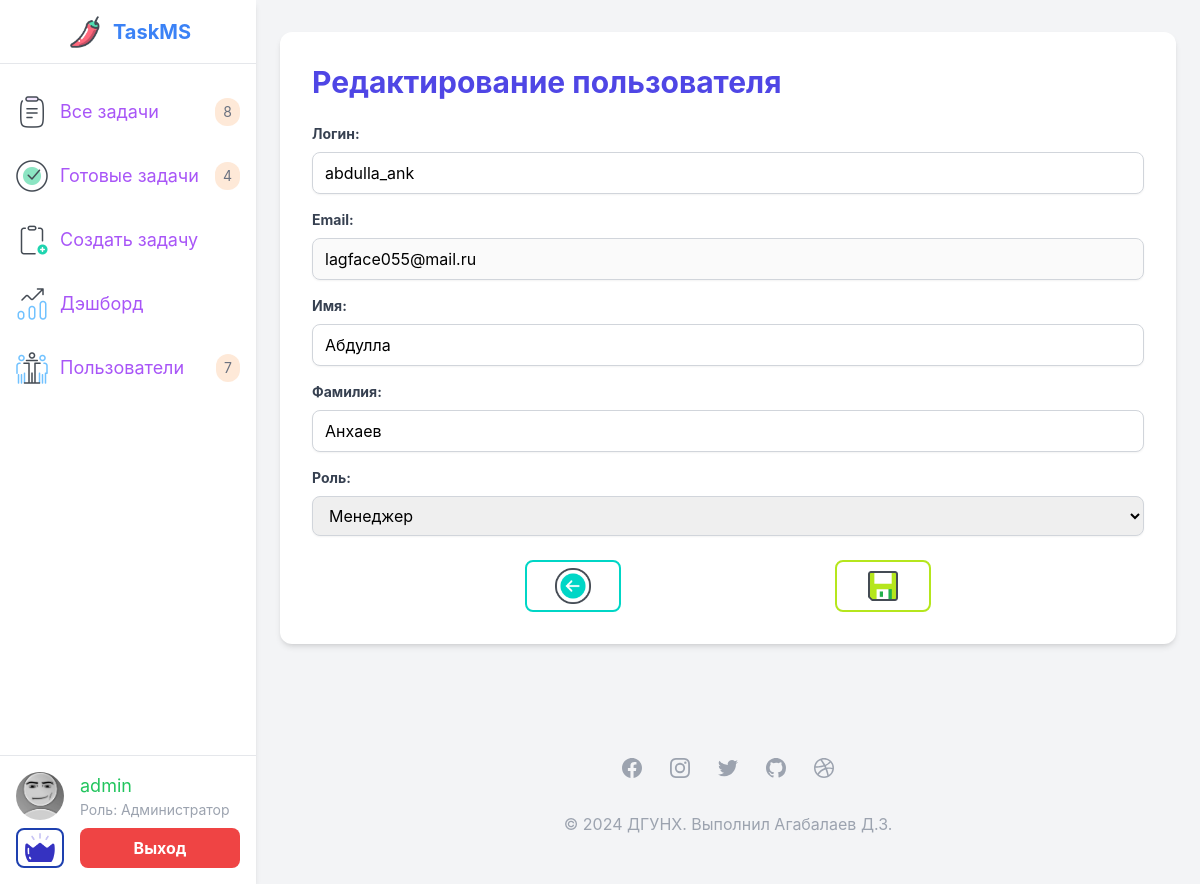
Screenshot of /authentication/users/8/edit/ (signed in) with the database file from the repository.
### authentication/models.py (models this page shows, shortened)
class User(AbstractUser):
    class Role(models.TextChoices):
        ADMIN = 'admin', 'Администратор'
        MANAGER = 'manager', 'Менеджер'
        WORKER = 'worker', 'Исполнитель'
        READER = 'reader', 'Читатель'
    role = models.CharField("Роль",
                            max_length=15,
                            choices=Role.choices,
                            default=Role.READER)
    first_name = models.CharField("Имя", max_length=150, blank=True)
    last_name = models.CharField("Фамилия", max_length=150, blank=True)
    email = models.EmailField(unique=True)
    photo = models.ImageField("Фото", null=True, blank=True)
    def photo_exists(self):
        if self.photo:
            return os.path.isfile(os.path.join(settings.MEDIA_ROOT, self.photo.name))
        return False

### authentication/views.py (the view, shortened to what this page needs)
# urls.py: path("users/<int:pk>/edit/", views.UserUpdateView.as_view(), name="user_update"),
@method_decorator([login_required, role_required(allowed_roles=["admin"])], name="dispatch")
class UserUpdateView(UpdateView):
    model = get_user_model()
    form_class = UserUpdateForm
    template_name = 'authentication/user_update.html'
    success_url = reverse_lazy('authentication:user_list')
    def get_context_data(self, **kwargs):
        context = super().get_context_data(**kwargs)
        context["title"] = "TMS | Личный кабинет"
        context["page_name"] = "Личный кабинет"
        context["menu"] = get_menu(self.request.user)  # Добавляем меню в контекст
        return context

### authentication/forms.py
class UserUpdateForm(forms.ModelForm):
    email = forms.EmailField(
        disabled=True,
        label="Email",
        widget=forms.EmailInput(attrs={"class": "custom-input"}),
    )
    class Meta:
        model = get_user_model()
        fields = ["username", "email", "first_name", "last_name", "role"]
        labels = {
            "username": "Логин",
            "email": "Email",
            "first_name": "Имя",
            "last_name": "Фамилия",
            "role": "Роль",
        }
        widgets = {
            "username": forms.TextInput(attrs={"class": "custom-input"}),
            "first_name": forms.TextInput(attrs={"class": "custom-input"}),
            "last_name": forms.TextInput(attrs={"class": "custom-input"}),
            "role": forms.Select(attrs={"class": "custom-input"}),
        }

### authentication/templates/authentication/user_update.html (shortened to what this page needs)
{% extends 'base.html' %}
{% load static %}
{% block content %}
<div class="max-w-4xl mx-auto bg-white rounded-xl shadow-md overflow-hidden p-8 my-8">
  <h1 class="text-3xl font-bold text-indigo-600 mb-6">Редактирование пользователя</h1>
  <form method="post" enctype="multipart/form-data" class="space-y-6">
    <div class="space-y-4">
      {% for f in form %}
      <div>
        <label class="block text-gray-700 text-sm font-bold mb-2" for="{{ f.id_for_label }}">{{ f.label }}:</label>
        {{ f }}
      </div>
      {% endfor %}
    </div>
    <div class="mt-6 flex justify-evenly items-center">
      <button onclick="history.back()" class="border-2 border-[#00d6c6] rounded-lg w-24 py-1 transition-transform duration-300 transform hover:scale-110">
        <img class="size-10 mx-auto" src="{% static 'images/back_btn.png' %}" alt="back_btn" />
      </button>
      <button type="submit" class="border-2 border-[#b5e61d] rounded-lg w-24 py-1 transition-transform duration-300 transform hover:scale-110">
        <img class="size-10 mx-auto" src="{% static 'images/save_btn.png' %}" alt="save_btn" />
      </button>
    </div>
  </form>
</div>
{% endblock %}

### templates/base.html (shortened to what this page needs)
{% load static %}
<!DOCTYPE html>
<html lang="ru">
<head>
    <link rel="stylesheet" href="{% static 'css/output.css' %}">
</head>
<body class="bg-gray-100 flex" style="font-family: 'Inter', sans-serif;">
    <aside class="w-64 bg-white shadow-md fixed h-full">
        <div class="flex items-center justify-center h-16 border-b border-gray-200">
            <a href="{% url 'tasksystem:content' %}" class="flex items-center space-x-2 transition-transform duration-300 transform hover:scale-110">
                <img src="{% static 'images/logo.png' %}" alt="Profile Picture" class="size-10">
                <span class="text-xl font-bold text-blue-500">TaskMS</span>
            </a>
        </div>
        <nav class="mt-4">
            <ul>
                {% for m in menu %}
                    <li class="flex items-center hover:bg-gray-100 transition-colors duration-200">
                        <a href="{% url m.url_name %}" class="flex items-center justify-between w-full p-4 transition-transform duration-300 transform hover:scale-105">
                            <div class="flex flex-row items-center space-x-3 flex-nowrap">
                            {% if m.icon == "all_tasks" %}
                            <img src="{% static 'images/all_tasks.png' %}" alt="ICO " class="size-8">
                            {% elif m.icon == "add_task" %}
                            <img src="{% static 'images/add_task.png' %}" alt="ICO" class="size-8">
                            {% elif m.icon == "user_control" %}
                            <img src="{% static 'images/user_control.png' %}" alt="ICO" class="size-8">
                            {% elif m.icon == "mandatory_tasks" %}
                            <img src="{% static 'images/mandatory_tasks.png' %}" alt="ICO" class="size-8">
                            {% elif m.icon == "dashboard" %}
                            <img src="{% static 'images/dashboard.png' %}" alt="ICO" class="size-8">
                            {% elif m.icon == "completed_tasks" %}
                            <img src="{% static 'images/completed_tasks.png' %}" alt="ICO" class="size-8">
                            {% endif %}
                            <span class="text-lg text-purple-500">{{ m.title }}</span>
                            </div>
                            {% if m.count %}
                            <div class="text-gray-500 self-justify-end text-sm bg-orange-400/20 py-1 px-2 rounded-xl">{{ m.count }}</div>
                            {% endif %}
                        </a>
                    </li>
                {% endfor %}
            </ul>
        </nav>
        <div class="absolute bottom-0 w-full pt-4 pb-3 px-4 border-t border-gray-200">
            <a href="{% url 'authentication:profile' %}" class="flex items-center rounded-lg hover:bg-gray-50 transition-colors duration-200 group/user">
                {% if request.user.photo and request.user.photo_exists %}
                <img class="flex-none object-cover size-12 rounded-full group-hover/user:grayscale" src="{{ request.user.photo.url }}" alt="Profile Picture">
                {% else %}
                <img class="object-cover size-12 rounded-full group-hover/user:grayscale" src="{% static 'images/default_avatar.jpg' %}" alt="Default Profile Picture">
                {% endif %}
                <div class="ml-4 w-full">
                    {% if request.user.is_authenticated %}
                        <span class="text-lg text-green-500 group-hover/user:underline group-hover/user:text-gray-700">{{ request.user.username }}</span>
                        <p class="text-sm text-gray-400">Роль: {{ request.user.get_role_display }}</p>
                    {% else %}
                        <span class="text-lg text-green-500 group-hover/user:underline group-hover/user:text-gray-700">Гость</span>
                        <p class="text-sm text-gray-400">Статус: Читатеть</p>
                    {% endif %}
                </div>
            </a>
            <div class="flex flex-row mt-2 space-x-4">
                {% if request.user.is_authenticated %}
                {% if request.user.is_superuser %}
                <form action="{% url 'admin:index' %}" class="">
                    <button class="border-2 border-blue-800 rounded-lg w-[48px] transition-transform duration-300 transform hover:scale-110">
                        <img class="size-9 mx-auto" src="{% static 'images/admin_panel.png' %}" alt="Admin">
                    </button>
                 </form>
                {% endif %}
                <form action="{% url 'authentication:logout' %}" method="post" class="w-full">
                    <button type="submit" class="w-full py-2 px-4 bg-red-500 hover:bg-red-600 text-white font-bold rounded-lg transition-colors duration-200">
                        Выход
                    </button>
                </form>
                {% else %}
                <form action="{% url 'authentication:login' %}" class="shrink-0 w-full">
                    <button type="submit" class="w-full py-2 px-4 bg-green-400 hover:bg-green-500 text-white font-bold rounded-lg transition-colors duration-200">
                        Авторизация
                    </button>
                </form>
                {% endif %}
            </div>
        </div>
    </aside>
    <div class="flex-grow ml-64">
        {% block content %}
        {% endblock content %}
        <foooter class="bg-white">
            <div class="max-w-screen-xl px-4 py-12 mx-auto space-y-8 overflow-hidden sm:px-6 lg:px-8">
                <div class="flex justify-center mt-8 space-x-6">
                    <a href="#" class="text-gray-400 hover:text-gray-500">
                    </a>
                    <a href="#" class="text-gray-400 hover:text-gray-500">
                    </a>
                    <a href="#" class="text-gray-400 hover:text-gray-500">
                    </a>
                    <a href="#" class="text-gray-400 hover:text-gray-500">
                    </a>
                    <a href="#" class="text-gray-400 hover:text-gray-500">
                    </a>
                </div>
                <p class="mt-8 text-base leading-6 text-center text-gray-400">
                    © 2024 ДГУНХ. Выполнил Агабалаев Д.З.
                </p>
            </div>
        </foooter>
    </div>
</body>
</html>

### rows the page displays
User: user.username "admin", user.role "Администратор"
User: form "abdulla_ank" "lagface055@mail.ru" "Абдулла" "Анхаев" "Менеджер"

### other values shown
{{ m.title }} "Все задачи" "Готовые задачи" "Создать задачу" "Дэшборд" "Пользователи"
{{ m.count }} "8" "4" "7"
{{ f.label }} "Логин" "Email" "Имя" "Фамилия" "Роль"
